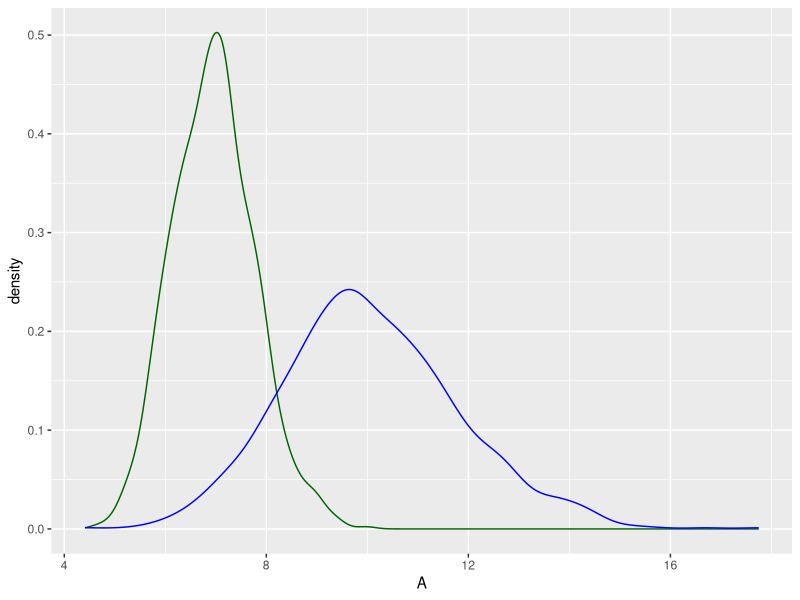

R code for this plot:
## ---- chunk 1
library(ggplot2)
library(grid)
library(gridExtra)
library(plotrix)
## ---- chunk 2
set.seed(123)
c_alpha = 70
c_beta = 10
d_alpha = 33.3
d_beta = 3.3
n = 1000

c_gamma <- rgamma(n, c_alpha, c_beta)
d_gamma <- rgamma(n, d_alpha, d_beta)

priors = data.frame(A = c_gamma, B = d_gamma)
ggplot(data=priors, aes(A))+geom_density(color="darkgreen")+geom_density(aes(B), color="blue")
## ---- chunk 3
qgamma(0.05, c_alpha, c_beta)
qgamma(0.95, c_alpha, c_beta)

qgamma(0.05, d_alpha, d_beta)
qgamma(0.95, d_alpha, d_beta)
## ---- chunk 4
Day = c("Monday","Tuesday","Wednesday","Thursday","Friday","Saturday","Sunday")
Number_of_ER_Visits = c(8,6,6,9,8,9,7)    
data <- data.frame(Day, Number_of_ER_Visits)

y_sum = sum(Number_of_ER_Visits)
n = 7
s=1000

set.seed(123)
c_post <- rgamma(s, c_alpha + y_sum, c_beta + n)

qgamma(0.05, c_alpha + y_sum, c_beta + n)
qgamma(0.95, c_alpha + y_sum, c_beta + n)
## ---- chunk 5
sum(c_post > 6)/s
## ---- chunk 6
pred_theta <- rgamma(7, c_alpha + y_sum, c_beta + n)
sum_theta = sum(pred_theta)

pred_delta <- rnbinom(7, size = 70+sum_theta, mu = (70+sum_theta)/(10+n))
pred_delta
                     
